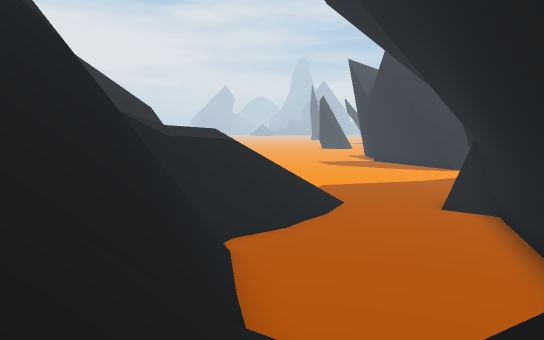
View 1 (above)

24 first-person views from a walk through a scene from a Unity 3-D project. The camera is 1.5 m above the floor, tilts 6° down and sees 70° across. The floor is counted in squares, 1.8 m on a side. Each view is taken from the middle of a square. On the plan, view 1 faces up. The plan holds only what a view shows up to about 12 squares ahead; the rest is blank. The place goes on beyond the plan. The player is left out. Some animated figures are not drawn.

View 2
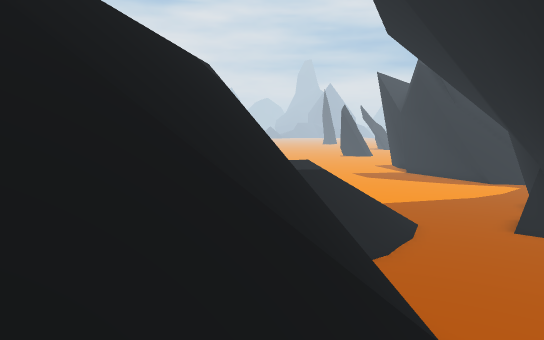

View 3
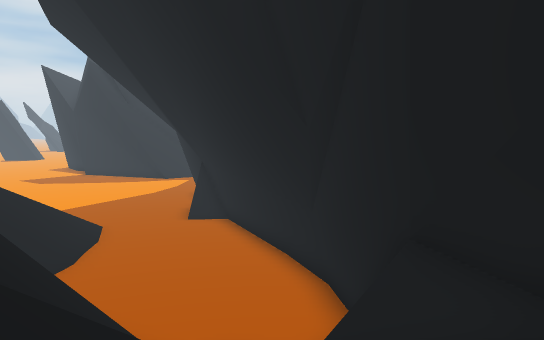

View 4
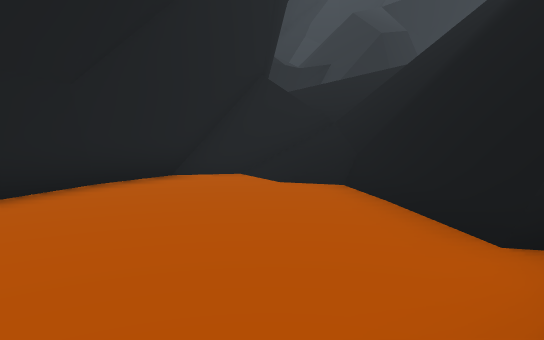

View 5
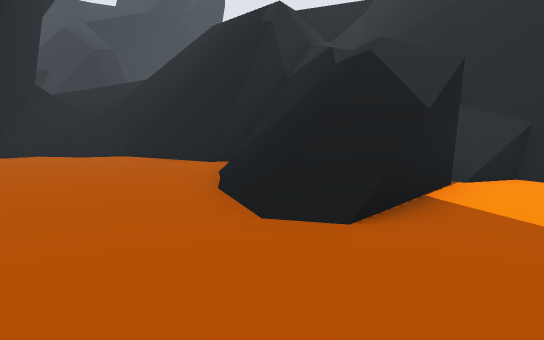

View 6
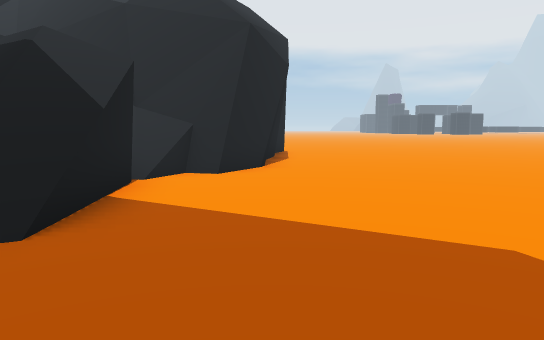

View 7
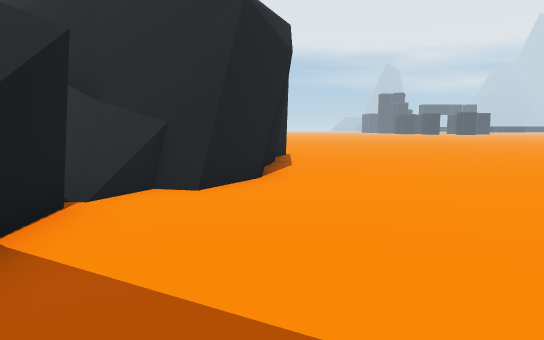

View 8
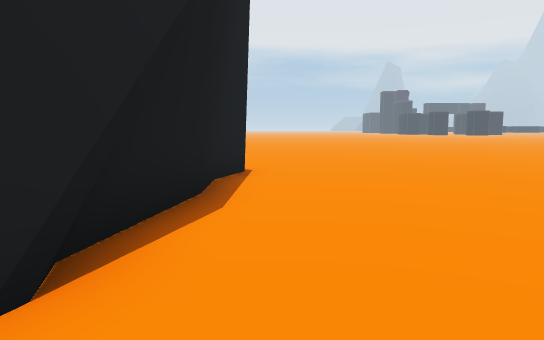

View 9
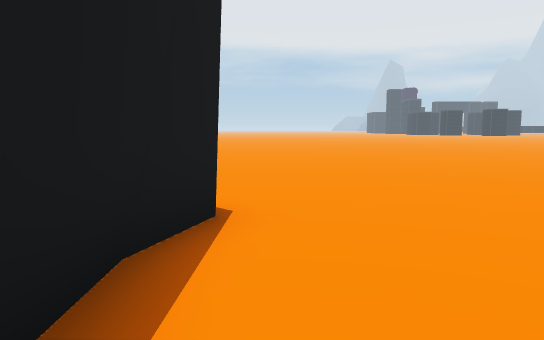

View 10
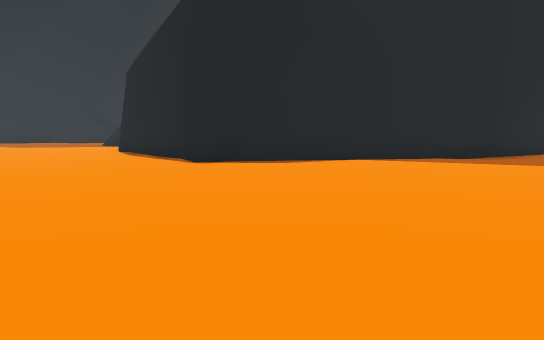

View 11
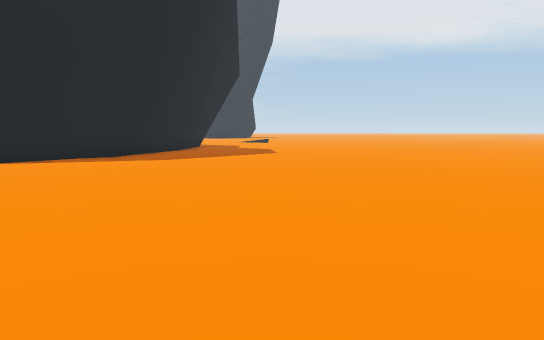

View 12
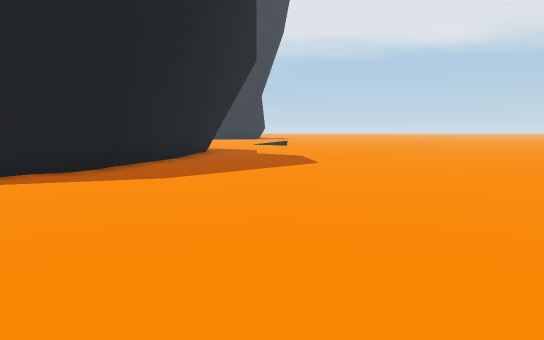

View 13
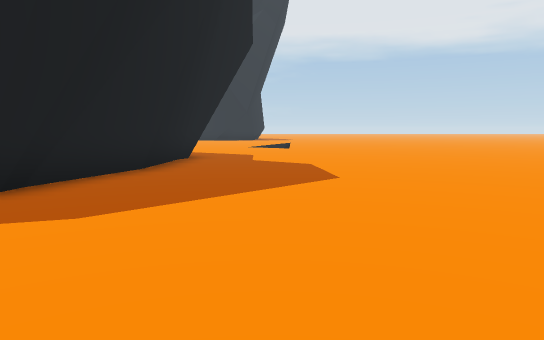

View 14
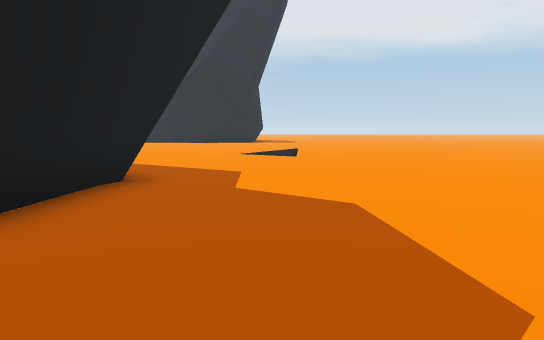

View 15
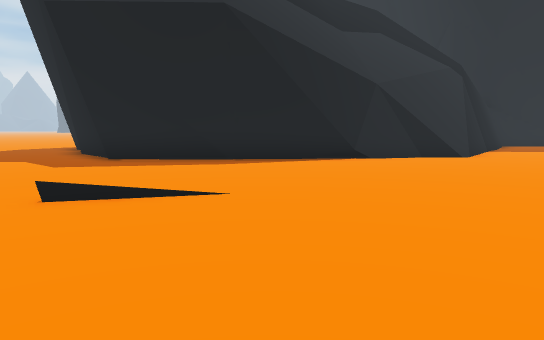

View 16
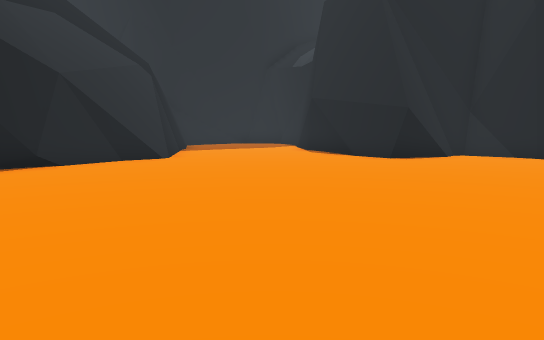

View 17
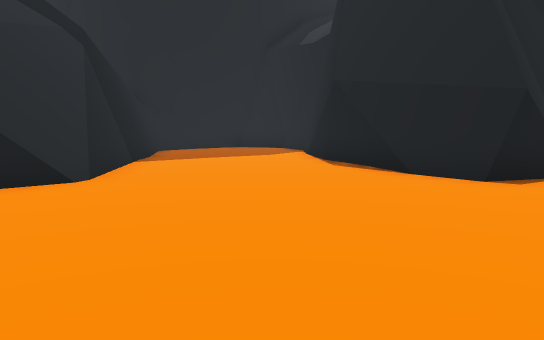

View 18
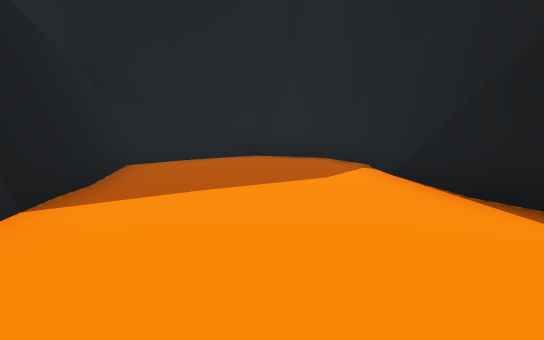

View 19
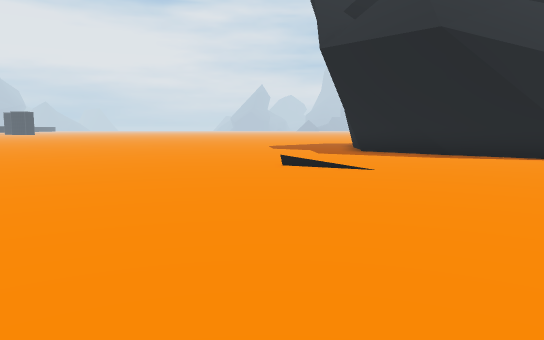

View 20
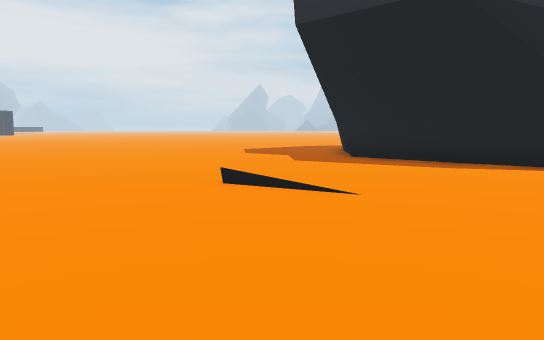

View 21
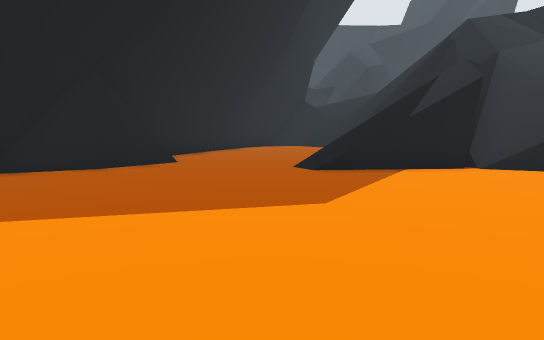

View 22
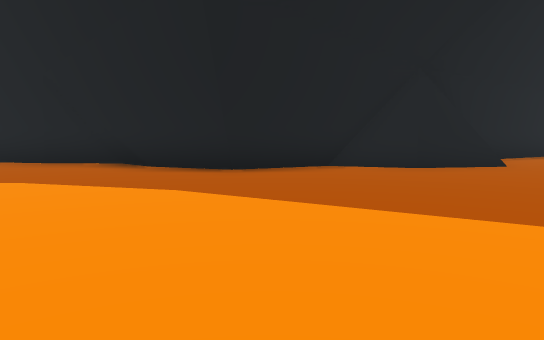

View 23
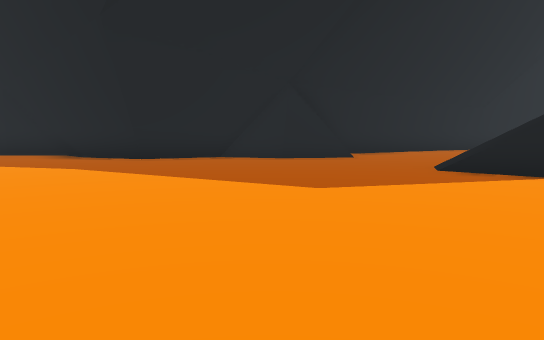

View 24
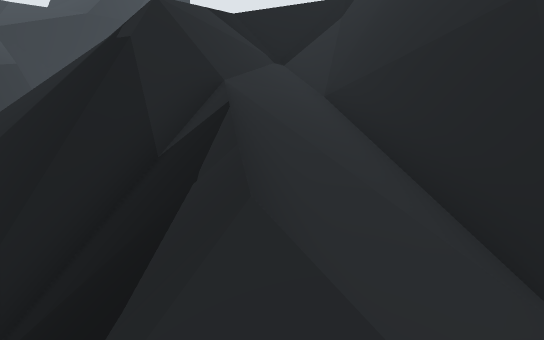

### Floor plan
Key: @ floor where view 1 was taken; # wall or solid block; x gap in a wall; . main floor; : floor 1.5 m higher than the main floor; + floor 2 m higher than the main floor; * floor 2.75 m higher than the main floor; % floor 3.5 m higher than the main floor; & floor 3.75 m higher than the main floor; $ floor 4.5 m higher than the main floor; / step, stairs or slope; = window, fence, low wall or low ledge; ^ raised ledge; v drop or lower ground.
Columns run from 24 left of view 1 to 12 right of it. Each row starts with its distance up from view 1.
 22      ................. . ... ..
 21     ................... ............
 20    ..................................
 19    ..................................
 18   ................................###
 17  ................................##
 16  .............#######............#
 15 ..............#     ##..........##
 14 .............##     ##xvv#/....##
 13 ............##     ##://///...##
 12 ...........##     ##*+v////...##
 11 ..........##     ^#&%v////.....#
 10 ..........#      ^=$=v///.....##
  9 .........##      #  ###=......#
  8 .........#            ##......#
  7 .........#            ##.....##
  6 .........#         ## ##.....#
  5 .........#     #=  =^###.....#
  4 ........##     ##  #^^=#=/..##
  3 .........##        ===////.##
  2 ..........##      ==/////###
  1 ...........##     =//////##
  0 ............##      ////@#
 -1 .............###    ///vv##
 -2 ...............##########.##
 -3 ................##.........##
 -4 ............................#
 -5  ...........................#
 -6  ..........................##
 -7   ....................###.##
 -8    ...............##### ###
 -9    ..... ........##
-10     ...   ......##
-11      .      .....#

Where each view was taken, in squares from view 1:
view 1: 0 up, 0 right, facing up
view 2: 1 down, 3 left, facing up
view 3: 1 down, 3 left, facing up-right
view 4: 11 up, 1 right, facing down
view 5: 16 up, 5 right, facing down-left
view 6: 16 up, 5 right, facing left
view 7: 16 up, 3 right, facing left
view 8: 17 up, 2 left, facing left
view 9: 17 up, 6 left, facing left
view 10: 22 up, 18 left, facing down-right
view 11: 22 up, 19 left, facing down
view 12: 18 up, 18 left, facing down
view 13: 15 up, 18 left, facing down
view 14: 10 up, 18 left, facing down
view 15: 7 down, 20 left, facing up-right
view 16: 6 down, 19 left, facing right
view 17: 6 down, 14 left, facing right
view 18: 5 down, 8 left, facing right
view 19: 11 down, 19 left, facing up
view 20: 8 down, 18 left, facing up
view 21: 22 up, 3 right, facing down
view 22: 22 up, 3 right, facing down-right
view 23: 22 up, 1 left, facing down-right
view 24: 13 up, 1 left, facing down-left
